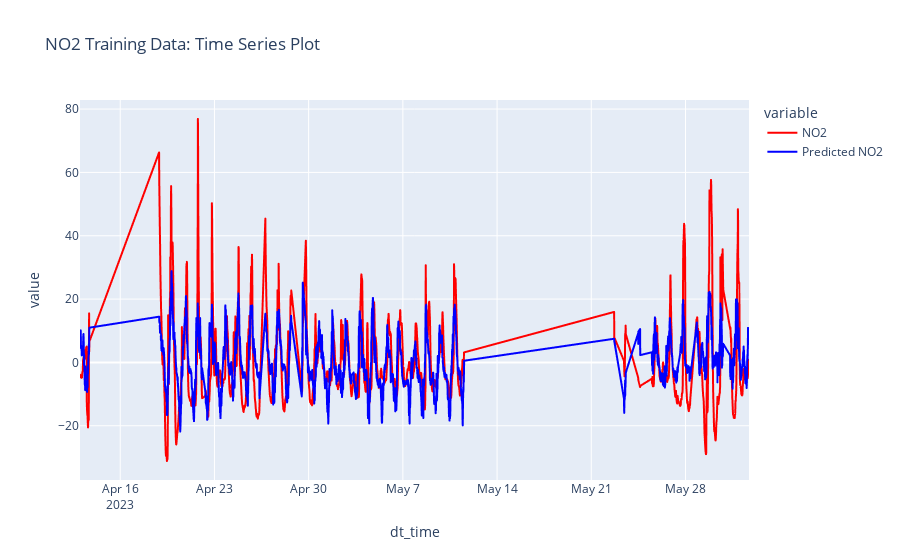

Source (notebook cell):
### Code cell
#NO2: Time Series
y_pred_trainNO2 = pd.DataFrame(y_pred_trainNO2, columns = ['Predicted NO2'])
dt_time = training_setNO2['dt_time']
df_timeseriesNO2training = pd.concat([y_pred_trainNO2.reset_index(), dt_time.reset_index(), y_trainNO2.reset_index()], axis=1)
px.line(df_timeseriesNO2training, x='dt_time', y = ['NO2', 'Predicted NO2'], 
        labels = {'x': 'Date', 'y': 'NO2'}, title = 'NO2 Training Data: Time Series Plot', color_discrete_sequence = ['red', 'blue'])

### Figure 1 — Plotly figure (JSON) as saved in the notebook; plotly's stock layout.template omitted (floating-point values rounded to 4 significant figures; data arrays with more than 128 entries replaced by an {"elided": "..."} marker saying what was removed)
{"data": [{"hovertemplate": "variable=NO2<br>dt_time=%{x}<br>value=%{y}<extra></extra>", "legendgroup": "NO2", "line": {"color": "red", "dash": "solid"}, "marker": {"symbol": "circle"}, "mode": "lines", "name": "NO2", "showlegend": true, "type": "scattergl", "x": {"elided": "2618 str values"}, "xaxis": "x", "y": {"elided": "2618 float values"}, "yaxis": "y"}, {"hovertemplate": "variable=Predicted NO2<br>dt_time=%{x}<br>value=%{y}<extra></extra>", "legendgroup": "Predicted NO2", "line": {"color": "blue", "dash": "solid"}, "marker": {"symbol": "circle"}, "mode": "lines", "name": "Predicted NO2", "showlegend": true, "type": "scattergl", "x": {"elided": "2618 str values"}, "xaxis": "x", "y": {"elided": "2618 float values"}, "yaxis": "y"}], "layout": {"legend": {"title": {"text": "variable"}, "tracegroupgap": 0}, "title": {"text": "NO2 Training Data: Time Series Plot"}, "xaxis": {"anchor": "y", "domain": [0, 1], "title": {"text": "dt_time"}}, "yaxis": {"anchor": "x", "domain": [0, 1], "title": {"text": "value"}}}}
